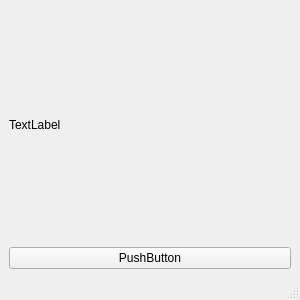
<?xml version="1.0" encoding="UTF-8"?>
<ui version="4.0">
 <class>MainWindow</class>
 <widget class="QMainWindow" name="MainWindow">
  <property name="geometry">
   <rect>
    <x>0</x>
    <y>0</y>
    <width>300</width>
    <height>300</height>
   </rect>
  </property>
  <property name="windowTitle">
   <string>MainWindow</string>
  </property>
  <widget class="QWidget" name="centralwidget">
   <layout class="QVBoxLayout" name="verticalLayout">
    <item>
     <widget class="QLabel" name="label">
      <property name="text">
       <string>TextLabel</string>
      </property>
     </widget>
    </item>
    <item>
     <widget class="QPushButton" name="pushButton">
      <property name="text">
       <string>PushButton</string>
      </property>
     </widget>
    </item>
   </layout>
  </widget>
  <widget class="QMenuBar" name="menubar">
   <property name="geometry">
    <rect>
     <x>0</x>
     <y>0</y>
     <width>300</width>
     <height>33</height>
    </rect>
   </property>
  </widget>
  <widget class="QStatusBar" name="statusbar"/>
 </widget>
 <resources/>
 <connections/>
</ui>
